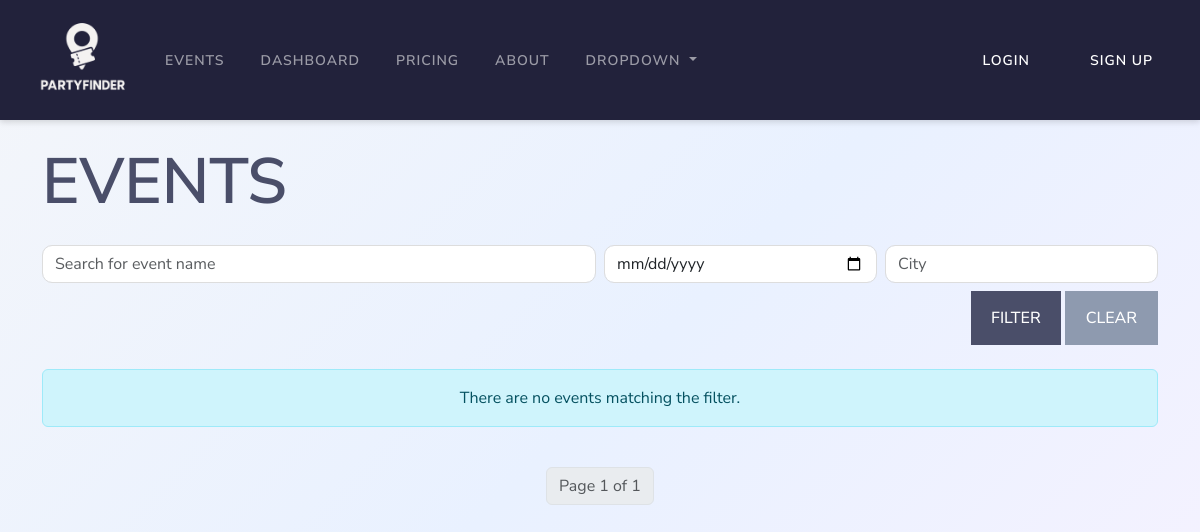
/events/, run on an earlier commit of the app's database.
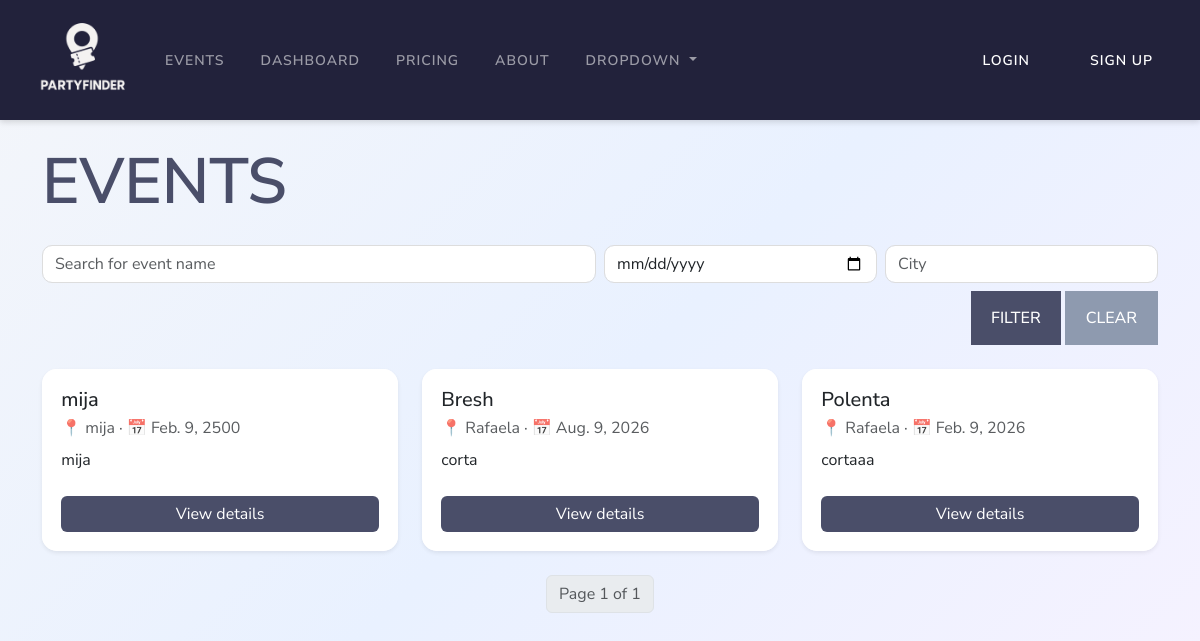
And on a later commit of the database.
### events/models.py (models this page shows, shortened)
class Event(models.Model):
    name = models.CharField(max_length=120)
    city = models.CharField(max_length=80)
    state_province = models.CharField(max_length=80) # MANEJAMOS ESTADO O PROVINCIA SEGUN EL PAIS
    country = models.CharField(max_length=80)
    date = models.DateField()
    description = models.TextField()
    flyer = models.ImageField(upload_to=get_flyer_filename)
    created_by = models.ForeignKey(CustomUserModel, related_name='created_events', on_delete=models.CASCADE)
    REQUIRED_FIELDS = ['name', 'city', 'state_province', 'country', 'date', 'description', 'flyer', 'created_by']

### events/views.py (the view)
# urls.py: path('events/', event_views.event_list, name='events'),
def event_list(request):
    q = request.GET.get('q', '').strip()
    city = request.GET.get('city', '').strip()
    date = request.GET.get('date', '').strip()
    qs = Event.objects.all()
    if q:
        qs = qs.filter(Q(name__icontains=q))
    if city:
        qs = qs.filter(city__icontains=city)
    if date:
        qs = qs.filter(date=date)
    paginator = Paginator(qs.order_by('-date'), 9)
    page_obj = paginator.get_page(request.GET.get('page'))
    cities = Event.objects.order_by().values_list('city', flat=True).distinct()
    return render(
        request,
        'events/events.html',
        {
            'events': page_obj,
            'cities': cities,
            'q': q, 'city': city, 'date': date,
        }
    )

### templates/events/events.html (shortened to what this page needs)
{% extends 'events/base.html' %}
{% load static %}
{% block styles %}<link rel="stylesheet" href="{% static 'events/css/events.css' %}">{% endblock %}
{% block content %}
<h1 class="mb-4 events-title">EVENTS</h1>
<form class="row g-2 mb-4" method="get" action="{% url 'events' %}">
  <div class="col-12 col-md-6">
    <input class="form-control" name="q" placeholder="Search for event name" value="{{ q }}">
  </div>
  <div class="col-6 col-md-3">
    <input class="form-control" type="date" name="date" value="{{ date }}">
  </div>
  <div class="col-6 col-md-3">
    <input class="form-control" name="city" list="cities" placeholder="City" value="{{ city }}">
  </div>
  <div class="col-12 text-end">
    <button class="filter-button">FILTER</button>
    <a class="clear-button" href="{% url 'events' %}">CLEAR</a>
  </div>
</form>
<div class="row g-4">
  {% for p in events %}
    <div class="col-12 col-sm-6 col-lg-4">
      <div class="card party-card h-100 shadow-sm">
        <div class="card-body d-flex flex-column">
          <h5 class="card-title mb-1">{{ p.name }}</h5>
          <p class="text-muted mb-2">📍 {{ p.city }} · 📅 {{ p.date }}</p>
          <p class="card-text flex-grow-1">{{ p.description|truncatewords:20 }}</p>
          <a class="btn btn-primary mt-2" href="{% url 'event_detail' p.pk %}">View details</a>
        </div>
      </div>
    </div>
  {% empty %}
    <div class="col-12">
      <div class="alert alert-info text-center">There are no events matching the filter.</div>
    </div>
  {% endfor %}
</div>
{% if events.paginator %}
  <nav class="mt-4" aria-label="Paginación">
    <ul class="pagination justify-content-center">
      <li class="page-item disabled">
        <span class="page-link">Page {{ events.number }} of {{ events.paginator.num_pages }}</span>
      </li>
    </ul>
  </nav>
{% endif %}
{% endblock %}

### templates/events/base.html (shortened to what this page needs)
{% load static %}
{% load group_tags %}
<!DOCTYPE html>
<html lang="en">
<head>
  <link rel="stylesheet" href="https://cdn.jsdelivr.net/npm/bootstrap@5.3.3/dist/css/bootstrap.min.css">
  <link rel="stylesheet" href="{% static 'events/css/base.css' %}">
  {% block styles %}{% endblock %}
</head>
<body>
  <nav class="navbar navbar-expand-lg navbar-dark">
      <div class="container-fluid">
        <a class="navbar-brand" href="{% url 'home' %}">
          <img class="app-logo" src="{% static 'events/img/partyfinder_logo.jpg' %}" alt="PartyFinder app logo">
        </a>
        <div class="collapse navbar-collapse" id="navbarContent">
          <ul class="navbar-nav mr-auto">
            <li class="nav-item">
              <a class="nav-link nav-link-theme" href="{% url 'events' %}">EVENTS
              </a>
            </li>
            <li class="nav-item">
              <a class="nav-link nav-link-theme" href="{% url 'dashboard' %}">Dashboard</a>
            </li>
            <li class="nav-item">
              <a class="nav-link nav-link-theme" href="#">Pricing</a>
            </li>
            <li class="nav-item">
              <a class="nav-link nav-link-theme" href="#">About</a>
            </li>
            <li class="nav-item dropdown">
              <a class="nav-link dropdown-toggle nav-link-theme" href="#" role="button" data-bs-toggle="dropdown" aria-expanded="false">
                Dropdown
              </a>
            </li>
          </ul>
        </div>
          {% if user.is_authenticated %}
            {% if user.is_staff %}<a class="nav-buttons nav-link-theme" href="/admin/">Admin</a>{% endif %}
            {% if user|has_group:'Event_Organizer' %}<a class="nav-buttons nav-link-theme" href="{% url 'create_event' %}">Create Event</a>{% endif %}
              <a class="nav-buttons nav-link-theme" href="{% url 'logout' %}">Logout</a>
          {% else %}
              <a class="nav-buttons nav-link-theme" href="{% url 'login' %}">Login</a>
              <a class="nav-buttons nav-link-theme" href="{% url 'signup' %}">Sign Up</a>
          {% endif %}
      </div>
  </nav>
  <main class="py-4">
    <div class="container">
      {% block content %}{% endblock %}
    </div>
  </main>
</body>
</html>

### static/events/css/base.css (style rules this page uses)
body { font-family: "Nunito Sans", sans-serif; background: linear-gradient(135deg, #f4f6fa 0%, #e9f1ff 50%, #f7f2ff 100%); transition: background 0.3s ease; min-height: 100vh; }
.navbar { box-shadow: 0 2px 6px rgba(0,0,0,0.15); transition: all 0.3s ease; background-color: #22223B; padding: 5px; }
.nav-link-theme { text-transform: uppercase; line-height: 21px; font-weight: 600; font-size: 14px; letter-spacing: 1px; margin: 5px 10px; }
.navbar-brand { margin: 0 10px; padding: 0; }
.nav-buttons { color: #FFFFFF; background-color: #22223B; padding: 20px; transition: .7s ease; text-decoration: none; }
.app-logo { height: 110px; width: 110px; }

### static/events/css/events.css (style rules this page uses)
.filter-button { background-color: #4A4E69; border: none; padding: 15px 20px; color: white; font-weight: 500; font-size: 16px; transition: .3s ease; }
.clear-button { background-color: #8e9aaf; color: #FFFFFF; padding: 15px 20px; font-weight: 500; font-size: 16px; transition: .3s ease; border: solid 1px #8e9aaf; text-decoration: none; }
.party-card { border: none; border-radius: 15px; overflow: hidden; transition: transform 0.25s ease, box-shadow 0.25s ease; }
.party-card .card-body { background: white; padding: 1.2rem; }
.party-card .btn { background-color: #4A4E69; border: none; transition: all 0.3s ease; }
.events-title { font-size: 4rem; font-weight: 600; color: #4A4E69; }
form .form-control { border-radius: 10px; border: 1px solid #ddd; transition: all 0.25s ease; }

What changed in the data, as far as the page shows it:
added Event: name "mija", city "mija", date "Feb. 9, 2500", description "mija"
added Event: name "Bresh", city "Rafaela", date "Aug. 9, 2026", description "corta"
added Event: name "Polenta", city "Rafaela", date "Feb. 9, 2026", description "cortaaa"
Also different on the page:
text no longer shown: "There are no events matching the filter."
